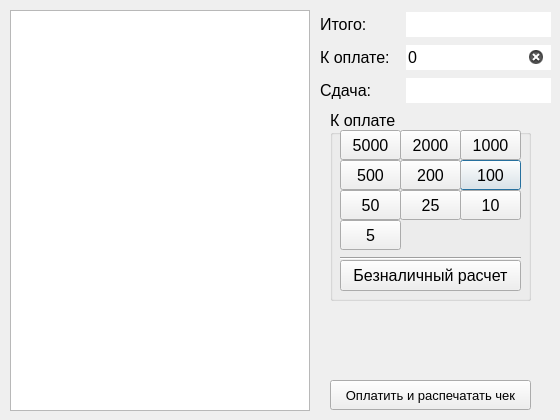
<?xml version="1.0" encoding="UTF-8"?>
<ui version="4.0">
 <class>Paywindow</class>
 <widget class="QDialog" name="Paywindow">
  <property name="geometry">
   <rect>
    <x>0</x>
    <y>0</y>
    <width>560</width>
    <height>420</height>
   </rect>
  </property>
  <property name="sizePolicy">
   <sizepolicy hsizetype="Fixed" vsizetype="Fixed">
    <horstretch>0</horstretch>
    <verstretch>0</verstretch>
   </sizepolicy>
  </property>
  <property name="minimumSize">
   <size>
    <width>560</width>
    <height>420</height>
   </size>
  </property>
  <property name="maximumSize">
   <size>
    <width>560</width>
    <height>420</height>
   </size>
  </property>
  <property name="windowTitle">
   <string>Dialog</string>
  </property>
  <property name="sizeGripEnabled">
   <bool>false</bool>
  </property>
  <widget class="QTableWidget" name="tableWidget">
   <property name="geometry">
    <rect>
     <x>10</x>
     <y>10</y>
     <width>300</width>
     <height>401</height>
    </rect>
   </property>
   <property name="font">
    <font>
     <pointsize>12</pointsize>
    </font>
   </property>
   <attribute name="verticalHeaderVisible">
    <bool>false</bool>
   </attribute>
  </widget>
  <widget class="QGroupBox" name="groupBox">
   <property name="geometry">
    <rect>
     <x>330</x>
     <y>110</y>
     <width>201</width>
     <height>191</height>
    </rect>
   </property>
   <property name="font">
    <font>
     <pointsize>12</pointsize>
    </font>
   </property>
   <property name="title">
    <string>К оплате</string>
   </property>
   <widget class="QPushButton" name="pushButton_6">
    <property name="geometry">
     <rect>
      <x>130</x>
      <y>50</y>
      <width>61</width>
      <height>30</height>
     </rect>
    </property>
    <property name="font">
     <font>
      <pointsize>12</pointsize>
     </font>
    </property>
    <property name="text">
     <string>100</string>
    </property>
   </widget>
   <widget class="QPushButton" name="pushButton_1">
    <property name="geometry">
     <rect>
      <x>10</x>
      <y>20</y>
      <width>61</width>
      <height>30</height>
     </rect>
    </property>
    <property name="font">
     <font>
      <pointsize>12</pointsize>
     </font>
    </property>
    <property name="text">
     <string>5000</string>
    </property>
   </widget>
   <widget class="QPushButton" name="pushButton_3">
    <property name="geometry">
     <rect>
      <x>130</x>
      <y>20</y>
      <width>61</width>
      <height>30</height>
     </rect>
    </property>
    <property name="font">
     <font>
      <pointsize>12</pointsize>
     </font>
    </property>
    <property name="text">
     <string>1000</string>
    </property>
   </widget>
   <widget class="QPushButton" name="pushButton_4">
    <property name="geometry">
     <rect>
      <x>10</x>
      <y>50</y>
      <width>61</width>
      <height>30</height>
     </rect>
    </property>
    <property name="font">
     <font>
      <pointsize>12</pointsize>
     </font>
    </property>
    <property name="text">
     <string>500</string>
    </property>
   </widget>
   <widget class="QPushButton" name="pushButton_2">
    <property name="geometry">
     <rect>
      <x>70</x>
      <y>20</y>
      <width>61</width>
      <height>30</height>
     </rect>
    </property>
    <property name="font">
     <font>
      <pointsize>12</pointsize>
     </font>
    </property>
    <property name="text">
     <string>2000</string>
    </property>
   </widget>
   <widget class="QPushButton" name="pushButton_5">
    <property name="geometry">
     <rect>
      <x>70</x>
      <y>50</y>
      <width>61</width>
      <height>30</height>
     </rect>
    </property>
    <property name="font">
     <font>
      <pointsize>12</pointsize>
     </font>
    </property>
    <property name="text">
     <string>200</string>
    </property>
   </widget>
   <widget class="QPushButton" name="pushButton_7">
    <property name="geometry">
     <rect>
      <x>10</x>
      <y>80</y>
      <width>61</width>
      <height>30</height>
     </rect>
    </property>
    <property name="font">
     <font>
      <pointsize>12</pointsize>
     </font>
    </property>
    <property name="text">
     <string>50</string>
    </property>
   </widget>
   <widget class="QPushButton" name="pushButton_9">
    <property name="geometry">
     <rect>
      <x>130</x>
      <y>80</y>
      <width>61</width>
      <height>30</height>
     </rect>
    </property>
    <property name="font">
     <font>
      <pointsize>12</pointsize>
     </font>
    </property>
    <property name="text">
     <string>10</string>
    </property>
   </widget>
   <widget class="QPushButton" name="pushButton_10">
    <property name="geometry">
     <rect>
      <x>10</x>
      <y>110</y>
      <width>61</width>
      <height>30</height>
     </rect>
    </property>
    <property name="font">
     <font>
      <pointsize>12</pointsize>
     </font>
    </property>
    <property name="text">
     <string>5</string>
    </property>
   </widget>
   <widget class="QPushButton" name="pushButton_8">
    <property name="geometry">
     <rect>
      <x>70</x>
      <y>80</y>
      <width>61</width>
      <height>30</height>
     </rect>
    </property>
    <property name="font">
     <font>
      <pointsize>12</pointsize>
     </font>
    </property>
    <property name="text">
     <string>25</string>
    </property>
   </widget>
   <widget class="QPushButton" name="pushButton_card">
    <property name="geometry">
     <rect>
      <x>10</x>
      <y>150</y>
      <width>181</width>
      <height>31</height>
     </rect>
    </property>
    <property name="font">
     <font>
      <pointsize>12</pointsize>
     </font>
    </property>
    <property name="text">
     <string>Безналичный расчет</string>
    </property>
   </widget>
   <widget class="Line" name="line">
    <property name="geometry">
     <rect>
      <x>10</x>
      <y>140</y>
      <width>181</width>
      <height>16</height>
     </rect>
    </property>
    <property name="orientation">
     <enum>Qt::Horizontal</enum>
    </property>
   </widget>
  </widget>
  <widget class="QPushButton" name="pushButton_pay">
   <property name="geometry">
    <rect>
     <x>330</x>
     <y>380</y>
     <width>201</width>
     <height>30</height>
    </rect>
   </property>
   <property name="font">
    <font>
     <pointsize>10</pointsize>
    </font>
   </property>
   <property name="text">
    <string>Оплатить и распечатать чек</string>
   </property>
  </widget>
  <widget class="QWidget" name="layoutWidget">
   <property name="geometry">
    <rect>
     <x>320</x>
     <y>10</y>
     <width>231</width>
     <height>95</height>
    </rect>
   </property>
   <layout class="QVBoxLayout" name="verticalLayout">
    <item>
     <layout class="QHBoxLayout" name="horizontalLayout_3">
      <item>
       <widget class="QLabel" name="label">
        <property name="sizePolicy">
         <sizepolicy hsizetype="Preferred" vsizetype="Preferred">
          <horstretch>0</horstretch>
          <verstretch>0</verstretch>
         </sizepolicy>
        </property>
        <property name="minimumSize">
         <size>
          <width>80</width>
          <height>0</height>
         </size>
        </property>
        <property name="font">
         <font>
          <pointsize>12</pointsize>
         </font>
        </property>
        <property name="text">
         <string>Итого:</string>
        </property>
        <property name="alignment">
         <set>Qt::AlignLeading|Qt::AlignLeft|Qt::AlignVCenter</set>
        </property>
       </widget>
      </item>
      <item>
       <widget class="QLineEdit" name="lineEdit">
        <property name="font">
         <font>
          <pointsize>12</pointsize>
         </font>
        </property>
        <property name="autoFillBackground">
         <bool>false</bool>
        </property>
        <property name="inputMethodHints">
         <set>Qt::ImhNone</set>
        </property>
        <property name="frame">
         <bool>false</bool>
        </property>
        <property name="readOnly">
         <bool>true</bool>
        </property>
       </widget>
      </item>
     </layout>
    </item>
    <item>
     <layout class="QHBoxLayout" name="horizontalLayout_2">
      <item>
       <widget class="QLabel" name="label_2">
        <property name="minimumSize">
         <size>
          <width>80</width>
          <height>0</height>
         </size>
        </property>
        <property name="font">
         <font>
          <pointsize>12</pointsize>
         </font>
        </property>
        <property name="text">
         <string>К оплате:</string>
        </property>
        <property name="alignment">
         <set>Qt::AlignLeading|Qt::AlignLeft|Qt::AlignVCenter</set>
        </property>
       </widget>
      </item>
      <item>
       <widget class="QLineEdit" name="lineEdit_2">
        <property name="font">
         <font>
          <pointsize>12</pointsize>
         </font>
        </property>
        <property name="text">
         <string>0</string>
        </property>
        <property name="frame">
         <bool>false</bool>
        </property>
        <property name="readOnly">
         <bool>false</bool>
        </property>
        <property name="clearButtonEnabled">
         <bool>true</bool>
        </property>
       </widget>
      </item>
     </layout>
    </item>
    <item>
     <layout class="QHBoxLayout" name="horizontalLayout">
      <item>
       <widget class="QLabel" name="label_3">
        <property name="minimumSize">
         <size>
          <width>80</width>
          <height>0</height>
         </size>
        </property>
        <property name="font">
         <font>
          <pointsize>12</pointsize>
         </font>
        </property>
        <property name="text">
         <string>Сдача:</string>
        </property>
        <property name="alignment">
         <set>Qt::AlignLeading|Qt::AlignLeft|Qt::AlignVCenter</set>
        </property>
       </widget>
      </item>
      <item>
       <widget class="QLineEdit" name="lineEdit_3">
        <property name="font">
         <font>
          <pointsize>12</pointsize>
         </font>
        </property>
        <property name="frame">
         <bool>false</bool>
        </property>
        <property name="dragEnabled">
         <bool>false</bool>
        </property>
        <property name="readOnly">
         <bool>true</bool>
        </property>
        <property name="cursorMoveStyle">
         <enum>Qt::LogicalMoveStyle</enum>
        </property>
        <property name="clearButtonEnabled">
         <bool>false</bool>
        </property>
       </widget>
      </item>
     </layout>
    </item>
   </layout>
  </widget>
 </widget>
 <resources/>
 <connections/>
</ui>
